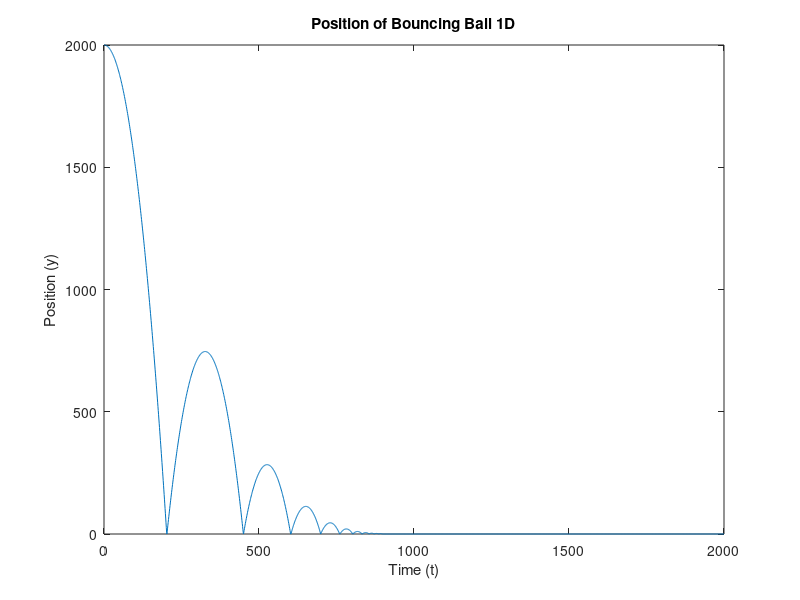
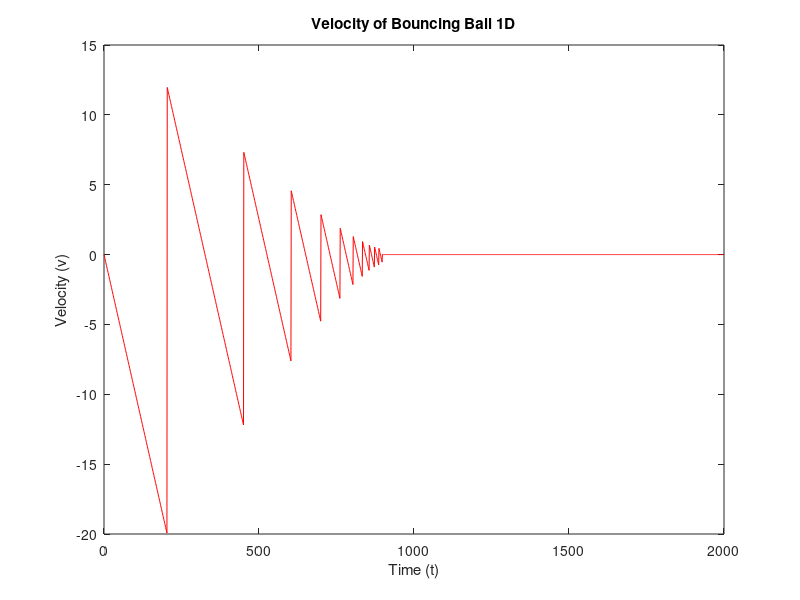

Reproduce these figures in MATLAB, in order.
close all;
%Gravity free fall
grav = -0.0982;
%Step size
delta_t = 1;
%Time vector for plotting
t_vector = 0:1:2000;
%Store ball's position for corresponding t
p_vector = [2000];
%Stroe ball's velocity for corresponding t
v_vector = [0];
%counter
count=0;


for dt = 1:1:2000
    index_new = dt+1;
    index_old = dt;
    %If ball hits the floor
    if p_vector(index_old) <= 0 && v_vector(index_old) <= 0
        p_vector(index_old) = 0;
        v_vector(index_new) = -(0.6*v_vector(index_old));
        p_vector(index_new) = v_vector(index_new)*delta_t;
        count = count+1;
    else
        v_vector(index_new) = v_vector(index_old) + grav*delta_t; 
        p_vector(index_new) = p_vector(index_old) + v_vector(index_old)*delta_t;

    end
    %Avoid infinite amount of bouncing
    if count>10
        p_vector(dt:2001) = 0;
        v_vector(dt:2001) = 0;
        break;
    end
end

plot(t_vector, p_vector);
title('Position of Bouncing Ball 1D')
xlabel('Time (t)')
ylabel('Position (y)')
%%hold on;
figure;
plot(t_vector, v_vector, 'r');
title('Velocity of Bouncing Ball 1D')
xlabel('Time (t)')
ylabel('Velocity (v)')